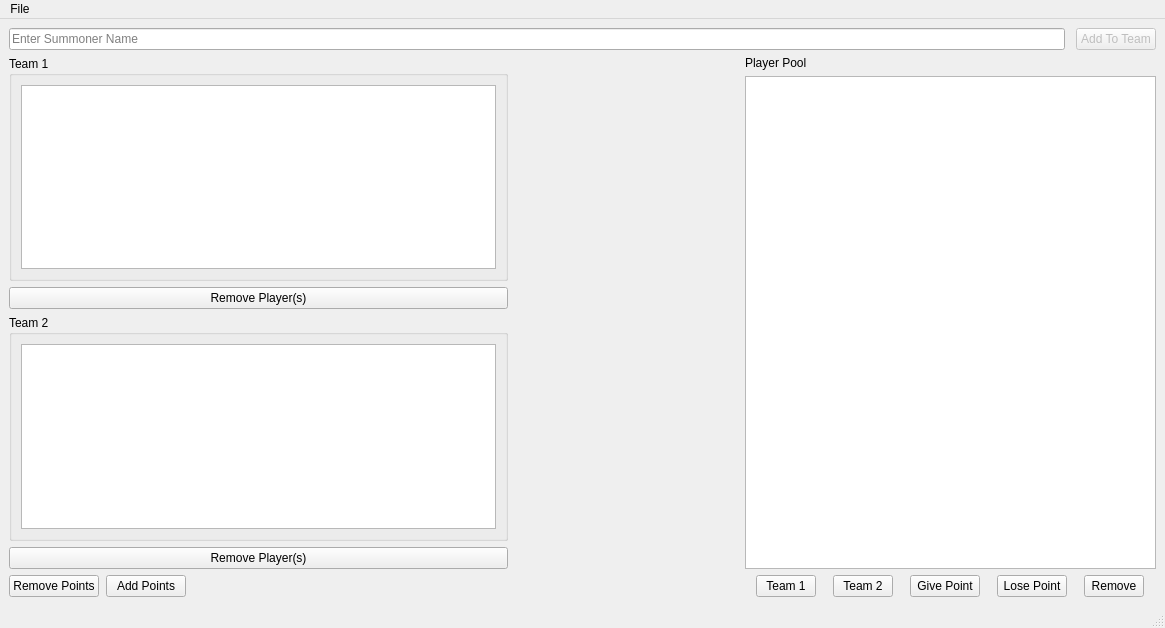
<?xml version="1.0" encoding="UTF-8"?>
<ui version="4.0">
 <class>MainWindow</class>
 <widget class="QMainWindow" name="MainWindow">
  <property name="geometry">
   <rect>
    <x>0</x>
    <y>0</y>
    <width>1165</width>
    <height>628</height>
   </rect>
  </property>
  <property name="windowTitle">
   <string>League Night</string>
  </property>
  <widget class="QWidget" name="centralwidget">
   <layout class="QVBoxLayout" name="verticalLayout_4">
    <item>
     <layout class="QHBoxLayout" name="nameInputLayout">
      <property name="spacing">
       <number>11</number>
      </property>
      <item>
       <widget class="QLineEdit" name="usernameEdit">
        <property name="text">
         <string/>
        </property>
        <property name="placeholderText">
         <string>Enter Summoner Name</string>
        </property>
       </widget>
      </item>
      <item>
       <widget class="QPushButton" name="addPlayerButton">
        <property name="enabled">
         <bool>false</bool>
        </property>
        <property name="text">
         <string>Add To Team</string>
        </property>
       </widget>
      </item>
     </layout>
    </item>
    <item>
     <layout class="QHBoxLayout" name="horizontalLayout_3">
      <item>
       <layout class="QVBoxLayout" name="verticalLayout_3">
        <item>
         <widget class="QGroupBox" name="team1GrpBx">
          <property name="title">
           <string>Team 1</string>
          </property>
          <layout class="QGridLayout" name="gridLayout">
           <item row="1" column="0">
            <widget class="QListWidget" name="team1List">
             <property name="minimumSize">
              <size>
               <width>475</width>
               <height>0</height>
              </size>
             </property>
             <property name="selectionMode">
              <enum>QAbstractItemView::MultiSelection</enum>
             </property>
            </widget>
           </item>
          </layout>
         </widget>
        </item>
        <item>
         <widget class="QPushButton" name="removePlayerTeam1Button">
          <property name="text">
           <string>Remove Player(s)</string>
          </property>
         </widget>
        </item>
        <item>
         <widget class="QGroupBox" name="team2GrpBx">
          <property name="title">
           <string>Team 2</string>
          </property>
          <property name="flat">
           <bool>false</bool>
          </property>
          <property name="checkable">
           <bool>false</bool>
          </property>
          <layout class="QGridLayout" name="gridLayout_2">
           <item row="0" column="0">
            <widget class="QListWidget" name="team2List">
             <property name="selectionMode">
              <enum>QAbstractItemView::MultiSelection</enum>
             </property>
            </widget>
           </item>
          </layout>
         </widget>
        </item>
        <item>
         <widget class="QPushButton" name="removePlayerTeam2Button">
          <property name="text">
           <string>Remove Player(s)</string>
          </property>
         </widget>
        </item>
        <item>
         <layout class="QHBoxLayout" name="teamAddPointsLayout">
          <item>
           <widget class="QPushButton" name="teamRemoveButton">
            <property name="text">
             <string>Remove Points</string>
            </property>
           </widget>
          </item>
          <item>
           <spacer name="horizontalSpacer">
            <property name="orientation">
             <enum>Qt::Horizontal</enum>
            </property>
            <property name="sizeType">
             <enum>QSizePolicy::Minimum</enum>
            </property>
            <property name="sizeHint" stdset="0">
             <size>
              <width>1</width>
              <height>20</height>
             </size>
            </property>
           </spacer>
          </item>
          <item>
           <widget class="QPushButton" name="teamAddButton">
            <property name="text">
             <string>Add Points</string>
            </property>
           </widget>
          </item>
          <item>
           <spacer name="horizontalSpacer_2">
            <property name="orientation">
             <enum>Qt::Horizontal</enum>
            </property>
            <property name="sizeHint" stdset="0">
             <size>
              <width>40</width>
              <height>20</height>
             </size>
            </property>
           </spacer>
          </item>
         </layout>
        </item>
       </layout>
      </item>
      <item>
       <spacer name="horizontalSpacer_3">
        <property name="orientation">
         <enum>Qt::Horizontal</enum>
        </property>
        <property name="sizeType">
         <enum>QSizePolicy::Expanding</enum>
        </property>
        <property name="sizeHint" stdset="0">
         <size>
          <width>20</width>
          <height>20</height>
         </size>
        </property>
       </spacer>
      </item>
      <item>
       <layout class="QVBoxLayout" name="verticalLayout">
        <item>
         <widget class="QLabel" name="label">
          <property name="text">
           <string>Player Pool</string>
          </property>
         </widget>
        </item>
        <item>
         <widget class="QListWidget" name="playerPoolList">
          <property name="minimumSize">
           <size>
            <width>411</width>
            <height>0</height>
           </size>
          </property>
          <property name="selectionMode">
           <enum>QAbstractItemView::ExtendedSelection</enum>
          </property>
         </widget>
        </item>
        <item>
         <layout class="QHBoxLayout" name="horizontalLayout_2">
          <item>
           <widget class="QPushButton" name="putTeam1Button">
            <property name="maximumSize">
             <size>
              <width>60</width>
              <height>16777215</height>
             </size>
            </property>
            <property name="text">
             <string>Team 1</string>
            </property>
           </widget>
          </item>
          <item>
           <widget class="QPushButton" name="putTeam2Button">
            <property name="maximumSize">
             <size>
              <width>60</width>
              <height>16777215</height>
             </size>
            </property>
            <property name="text">
             <string>Team 2</string>
            </property>
           </widget>
          </item>
          <item>
           <widget class="QPushButton" name="plusPointButton">
            <property name="maximumSize">
             <size>
              <width>70</width>
              <height>16777215</height>
             </size>
            </property>
            <property name="text">
             <string>Give Point</string>
            </property>
           </widget>
          </item>
          <item>
           <widget class="QPushButton" name="minusPointButton">
            <property name="maximumSize">
             <size>
              <width>70</width>
              <height>16777215</height>
             </size>
            </property>
            <property name="text">
             <string>Lose Point</string>
            </property>
           </widget>
          </item>
          <item>
           <widget class="QPushButton" name="removePlayerButton">
            <property name="maximumSize">
             <size>
              <width>60</width>
              <height>16777215</height>
             </size>
            </property>
            <property name="text">
             <string>Remove</string>
            </property>
           </widget>
          </item>
         </layout>
        </item>
       </layout>
      </item>
     </layout>
    </item>
   </layout>
  </widget>
  <widget class="QMenuBar" name="menubar">
   <property name="geometry">
    <rect>
     <x>0</x>
     <y>0</y>
     <width>1165</width>
     <height>21</height>
    </rect>
   </property>
   <widget class="QMenu" name="menuFile">
    <property name="title">
     <string>File</string>
    </property>
    <addaction name="actionExit"/>
   </widget>
   <addaction name="menuFile"/>
  </widget>
  <widget class="QStatusBar" name="statusbar"/>
  <action name="actionExit">
   <property name="text">
    <string>Exit</string>
   </property>
  </action>
 </widget>
 <resources/>
 <connections/>
</ui>
